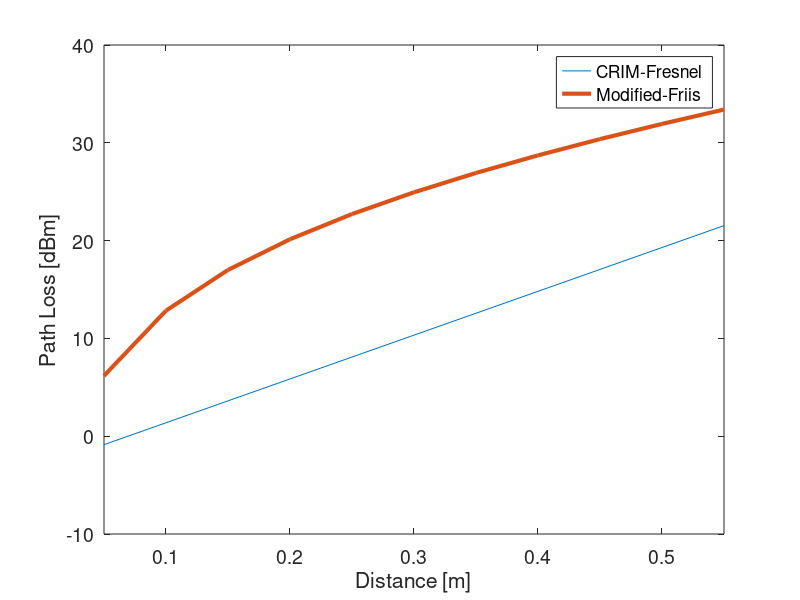

Write the MATLAB code that produced this figure.
clc
clear
d_min=0.05;
d_max = 0.55;
d_range = 0.05;
d_num = (d_max-d_min)/d_range;
PLa = zeros(1,d_num);
PLb = zeros(1,d_num);
eps_prime=13.25;
eps_2_prime = 2.18;
eps0 = 8.854*10^(-12);
f=700;
sigma=0.1;
frac_term = (eps_2_prime + (sigma/2*pi*f*eps0))/eps_prime;
deno_term = sqrt((eps_prime/2)*(1+sqrt(1+frac_term^2)));
alpha = (8.68*60*pi*((2*pi*f*eps0*eps_2_prime)+sigma))/deno_term;
R = ((1-sqrt(eps_prime))/(1+sqrt(eps_prime)))^2;
Rc = 10*log10((2*R)/(1+R));
mu_s=1; %ralative Permeability for soil
mu = mu_s*4*pi*10^(-7);
term1 = sqrt(1+(eps_2_prime/eps_prime)^2);
term2 = (mu*eps_prime)/2;
alpha2 = 2*pi*f*sqrt(term2*(term1-1));
beta = 2*pi*f*sqrt(term2*(term1+1));
r=0;
for d = d_min:d_range:d_max
    r=r+1;
    PLa(r) = alpha*d + Rc; 
    PLb(r) = 6.45+20*log10(d)+20*log10(beta)+8.69*alpha2*d;
end

dist = d_min:d_range:d_max;
figure()
plot(dist,PLa,dist,PLb,'LineWidth',3)
xlim([d_min d_max])
xlabel('Distance [m]','FontSize',20);
ylabel('Path Loss [dBm]','FontSize',20);
legend('CRIM-Fresnel', 'Modified-Friis')
set(gca,'FontSize',14) 

